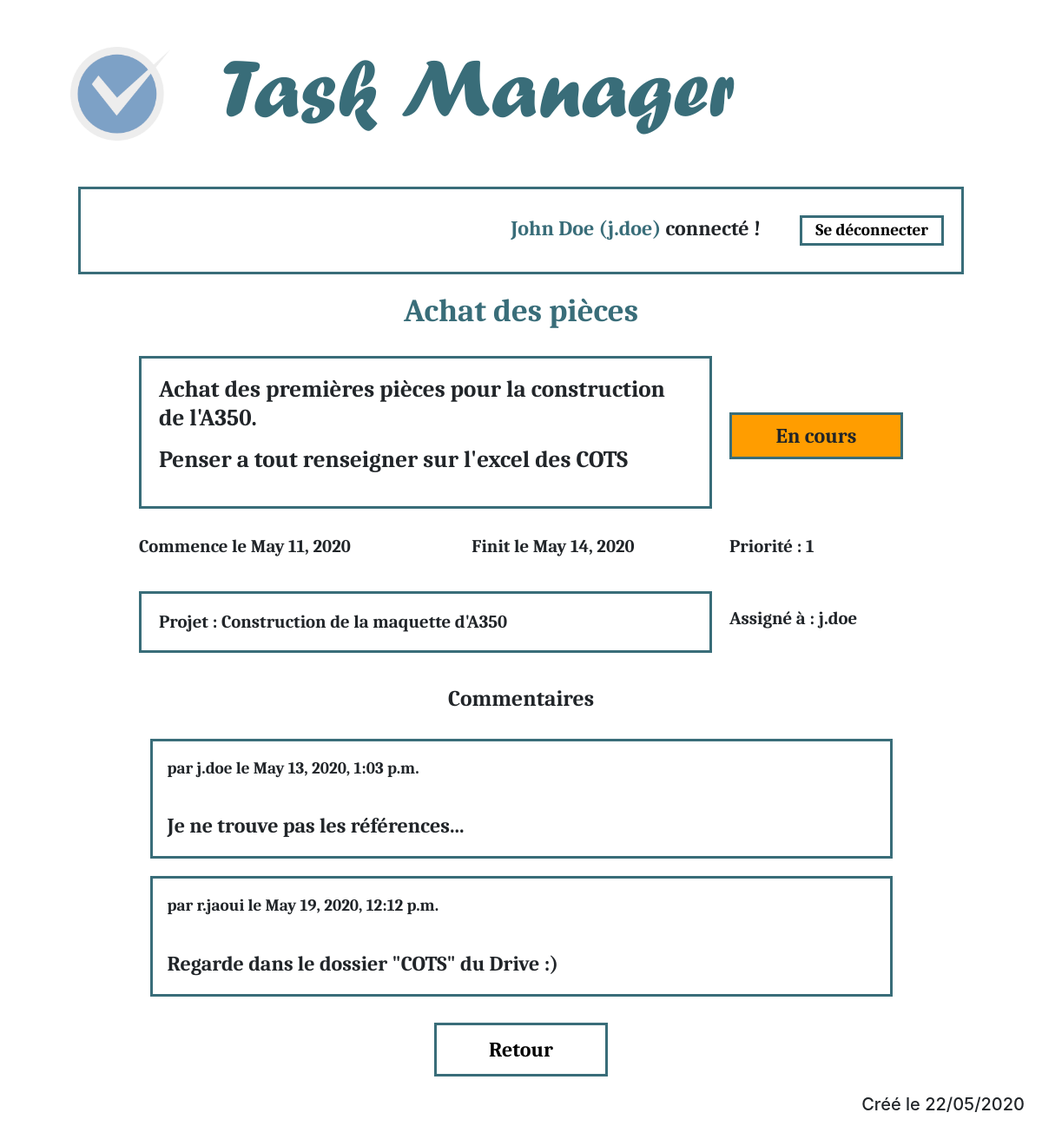
/manager/tache/4 (signed in), run on the app's committed database.
### taskmanager/models.py (models this page shows, shortened)
class Tache(models.Model):
    titre = models.CharField(max_length=100)
    description = models.TextField()
    start = models.DateField(default=timezone.now)
    end = models.DateField(default=timezone.now)
    priority = models.IntegerField(default=1)
    assigned = models.ForeignKey(User, on_delete=models.CASCADE)
    status = models.ForeignKey('Statut', on_delete=models.CASCADE)
    projet = models.ForeignKey('Projet', on_delete=models.CASCADE)
    class Meta:
        verbose_name = "tache"

class Statut(models.Model):
    nom = models.CharField(max_length=50)
    couleur = models.CharField(max_length=50)
    class Meta:
        verbose_name = "statut"
    def __str__(self):
        return self.nom

class Projet(models.Model):
    nom = models.CharField(max_length=100)
    class Meta:
        verbose_name = "projet"
    def __str__(self):
        return self.nom

class Commentaire(models.Model):
    texte = models.TextField()
    date = models.DateTimeField(default=timezone.now)
    tache = models.ForeignKey('Tache', on_delete=models.CASCADE)
    user = models.ForeignKey(User, on_delete=models.CASCADE)
    class Meta:
        verbose_name = "commentaire"

### taskmanager/views.py (the view)
# urls.py: path('tache/<int:id>', tache, name = "Tache"),
def tache(request, id):
    connected = request.user.is_authenticated
    name = ""
    username = ""
    tache = None
    commentaires = None
    if connected:
        name = request.user.first_name + " " + request.user.last_name
        username = request.user.username
        if request.user.has_perm('taskmanager.view_commentaire') and request.user.has_perm('taskmanager.view_tache'):
            tache = Tache.objects.get(id=id)
            commentaires = Commentaire.objects.filter(tache = tache).order_by('date')
        else:
            return redirect(denied)
    else:
        return redirect(connect)
    return render(request, 'taskmanager/tache.html', locals())

### templates/taskmanager/tache.html (shortened to what this page needs)
{% extends "base.html" %}
{% load static %}
{% block css %}<link rel="stylesheet" href="{% static 'css/taskmanager/tache.css' %} ">{% endblock %}
{% block contenu %}
    <h3>{{ tache.titre }}</h3>
    <table class="content">
        <tr>
            <td colspan="2">
                <h5>{{ tache.description|linebreaks }}</h5>
            </td>
            <td>
                <div class="stat">
                    <h4 class="size-stat" style="background-color:{{ tache.status.couleur }};" >{{ tache.status }}</h4>
                </div>
            </td>
        </tr>
        <tr>
            <td>
                <p>Commence le {{ tache.start }}</p>
            </td>
            <td>
                <p>Finit le {{ tache.end }}</p>
            </td>
            <td>
                <p>Priorité : {{ tache.priority }}</p>
            </td>
        </tr>
        <tr>
            <td colspan="2">
                <h5>Projet : {{ tache.projet }}</h5>
            </td>
            <td>
                <p>Assigné à : {{ tache.assigned }}</p>
            </td>
        </tr>
    </table>
    <h4 id="subtitle">Commentaires</h4>
    <ul id="comments">
        {% for comm in commentaires %}
            <li>
                <table>
                    <tr>
                        <td>
                            <p class="comm-header">par {{ comm.user }} le {{ comm.date }}</p>
                        </td>
                    </tr>
                    <tr>
                        <td>
                            <p class="comm">{{ comm.texte }}</p>
                        </td>
                    </tr>
                </table>
            </li>
        {% endfor %}
    </ul>
    <a id="ret" href="{% url "Projet" tache.projet.id %}"><p>Retour</p></a>
{% endblock %}

### templates/base.html (shortened to what this page needs)
<!DOCTYPE html>
<html lang="en">
<head>
    {% load static %}
    <link rel="stylesheet" href="https://maxcdn.bootstrapcdn.com/bootstrap/4.5.0/css/bootstrap.min.css">
    <link rel="stylesheet" href="{% static 'css/base.css' %} ">
    {% block css %}{% endblock %}
</head>
<body>
    <div class="center per-90">
        <table id="full">
            <tr>
                <td id = "icon-cont">
                    <img src="{% static "images/icon.png" %}" alt="logo" id="icon"/>
                </td>
                <td>
                    <h1 id = "title">Task Manager</h1>
                </td>
            </tr>
        </table>
    </div>
    <div class="center bloc-85">
        {% if connected %}
            <h4 class="regular"><span>{{ name }} ({{ username }})</span> connecté ! <a href="{% url "Deconnexion" %}"><button id="disconnect">Se déconnecter</button></a></h4>
        {% else %}
            <h4 class="regular">Non connecté...</h4>
        {% endif %}
    </div>
    <div id="content" class="regular">
        {% block contenu %}{% endblock %}
    </div>
    <h5>Créé le 22/05/2020</h5>
</body>
</html>

### static/css/base.css (style rules this page uses)
.regular { font-family: 'Caladea'; }
h1 { width: 85%; margin: auto; padding: 5px; padding-bottom: 15px; font-size: 600%; color: #396d79; font-family: 'Forte'; }
h3 { color: #396d79; width: 85%; margin: auto; font-size: 230%; text-align: center; }
h4 { font-size: 150%; text-align: right; margin-top: 10px; margin-bottom: 10px; }
#disconnect { font-size: 80%; background-color: transparent; border: solid 3px #396d79; padding: 3px 15px; margin-left: 40px; }
h5 { text-align: right; padding: 20px; }
#icon { width: 100%; height: 100%; float:left; }
#title { margin: 30px; font-size: 600%; color: #396d79; font-family: 'Forte'; text-align: left; }
.bloc-85 { padding: 20px; width: 85%; border: solid 3px #396d79; margin: 15px; }
.per-90 { width: 90%; }
.center { margin: auto }
#full { width: 100%; }
#icon-cont { width: 150px; height: 150px; }
span { color: #396d79; }

### static/css/taskmanager/tache.css (style rules this page uses)
h3 { margin-top: 20px; margin-bottom: 20px; }
.content h5 { border: solid 3px #396d79; font-size: 130%; text-align: left; }
.content p { font-size: 130%; }
#subtitle { text-align: center; font-size: 160%; }
#content table { width: 75%; margin: 20px auto; }
td { padding: 10px; }
.stat { width: 200px; }
.size-stat { padding: 10px; text-align: center; border: solid 3px #396d79; }
ul { margin:30px; padding:0px; list-style: none; }
#ret { text-decoration:none; }
#ret p { font-size: 150%; text-decoration:none; padding: 10px; margin: auto; margin-top: 20px; text-align: center; color: black; background-color: transparent; border: solid 3px #396d79; width: 200px; }
.comm-header { font-size: 120%; padding: 7px; margin: 0px; }
.comm { font-size: 150%; padding: 7px; margin: 0px; }
#comments table { border: solid 3px #396d79; }

### data on the page
Tache: titre "Achat des pièces", description "Achat des premières pièces pour la construction de l'A350. Penser a tout renseigner sur l'excel des COTS", status "En cours", start "May 11, 2020", end "May 14, 2020", priority "1", projet "Construction de la maquette d'A350", assigned "j.doe"
Commentaire: user "j.doe", date "May 13, 2020, 1:03 p.m.", texte "Je ne trouve pas les références..."
Commentaire: user "r.jaoui", date "May 19, 2020, 12:12 p.m.", texte "Regarde dans le dossier \"COTS\" du Drive :)"

### other printed values
{{ name }} "John Doe"
{{ username }} "j.doe"
